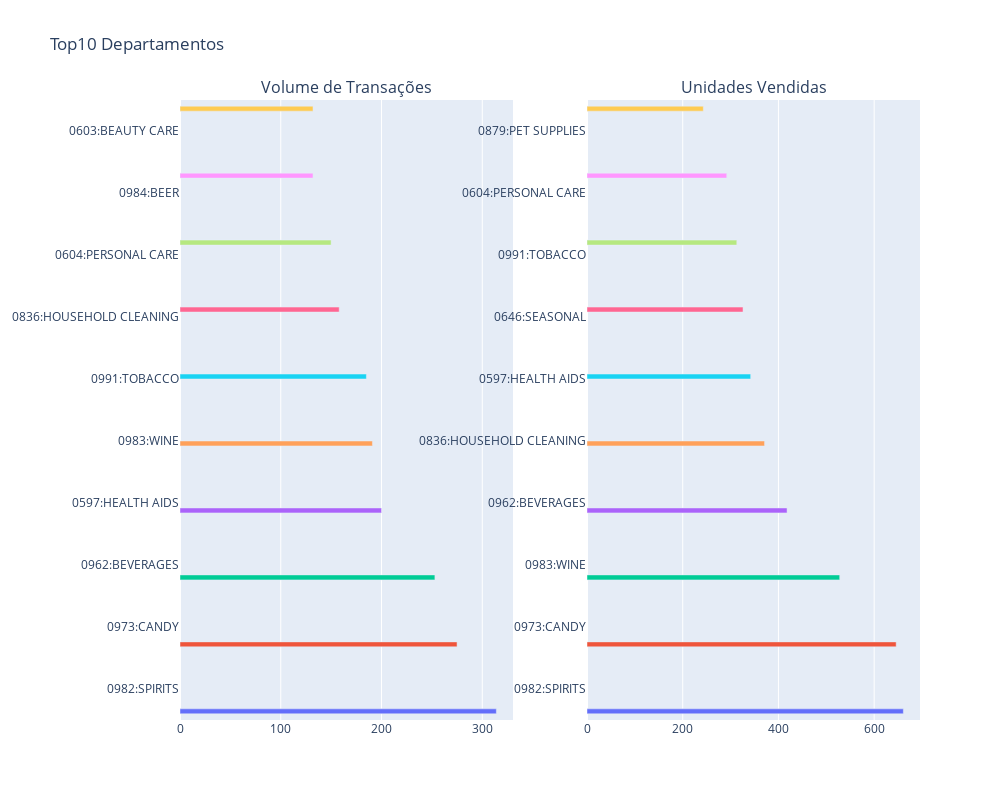

Notebook code for this chart:
### Code cell
# Unificar dois gráficos (Top10), para mostrar lado a lado

# Criar subplots
fig_pergunta_1 = make_subplots(rows=1, cols=2, subplot_titles=('Volume de Transações', 'Unidades Vendidas'))

# Adicionar os gráficos aos subplots
for trace in fig_volume_transacoes_top10['data']:
  fig_pergunta_1.add_trace(trace, row=1, col=1)

for trace in fig_unidades_vendidas_top10['data']:
  fig_pergunta_1.add_trace(trace, row=1, col=2)

# Atualizar layout
fig_pergunta_1.update_layout(height=800, width=1000, title_text='Top10 Departamentos', showlegend=False)

# Mostrar o gráfico
fig_pergunta_1.show()

### Figure 1 — Plotly figure (JSON) as saved in the notebook; plotly's stock layout.template omitted (floating-point values rounded to 4 significant figures)
{"data": [{"alignmentgroup": "True", "hovertemplate": "Departamento=%{y}<br>value=%{x}<extra></extra>", "legendgroup": "0982:SPIRITS", "marker": {"color": "#636efa", "pattern": {"shape": ""}}, "name": "0982:SPIRITS", "offsetgroup": "0982:SPIRITS", "orientation": "h", "showlegend": true, "textposition": "auto", "type": "bar", "x": [314], "xaxis": "x", "y": ["0982:SPIRITS"], "yaxis": "y"}, {"alignmentgroup": "True", "hovertemplate": "Departamento=%{y}<br>value=%{x}<extra></extra>", "legendgroup": "0973:CANDY", "marker": {"color": "#EF553B", "pattern": {"shape": ""}}, "name": "0973:CANDY", "offsetgroup": "0973:CANDY", "orientation": "h", "showlegend": true, "textposition": "auto", "type": "bar", "x": [275], "xaxis": "x", "y": ["0973:CANDY"], "yaxis": "y"}, {"alignmentgroup": "True", "hovertemplate": "Departamento=%{y}<br>value=%{x}<extra></extra>", "legendgroup": "0962:BEVERAGES", "marker": {"color": "#00cc96", "pattern": {"shape": ""}}, "name": "0962:BEVERAGES", "offsetgroup": "0962:BEVERAGES", "orientation": "h", "showlegend": true, "textposition": "auto", "type": "bar", "x": [253], "xaxis": "x", "y": ["0962:BEVERAGES"], "yaxis": "y"}, {"alignmentgroup": "True", "hovertemplate": "Departamento=%{y}<br>value=%{x}<extra></extra>", "legendgroup": "0597:HEALTH AIDS", "marker": {"color": "#ab63fa", "pattern": {"shape": ""}}, "name": "0597:HEALTH AIDS", "offsetgroup": "0597:HEALTH AIDS", "orientation": "h", "showlegend": true, "textposition": "auto", "type": "bar", "x": [200], "xaxis": "x", "y": ["0597:HEALTH AIDS"], "yaxis": "y"}, {"alignmentgroup": "True", "hovertemplate": "Departamento=%{y}<br>value=%{x}<extra></extra>", "legendgroup": "0983:WINE", "marker": {"color": "#FFA15A", "pattern": {"shape": ""}}, "name": "0983:WINE", "offsetgroup": "0983:WINE", "orientation": "h", "showlegend": true, "textposition": "auto", "type": "bar", "x": [191], "xaxis": "x", "y": ["0983:WINE"], "yaxis": "y"}, {"alignmentgroup": "True", "hovertemplate": "Departamento=%{y}<br>value=%{x}<extra></extra>", "legendgroup": "0991:TOBACCO", "marker": {"color": "#19d3f3", "pattern": {"shape": ""}}, "name": "0991:TOBACCO", "offsetgroup": "0991:TOBACCO", "orientation": "h", "showlegend": true, "textposition": "auto", "type": "bar", "x": [185], "xaxis": "x", "y": ["0991:TOBACCO"], "yaxis": "y"}, {"alignmentgroup": "True", "hovertemplate": "Departamento=%{y}<br>value=%{x}<extra></extra>", "legendgroup": "0836:HOUSEHOLD CLEANING", "marker": {"color": "#FF6692", "pattern": {"shape": ""}}, "name": "0836:HOUSEHOLD CLEANING", "offsetgroup": "0836:HOUSEHOLD CLEANING", "orientation": "h", "showlegend": true, "textposition": "auto", "type": "bar", "x": [158], "xaxis": "x", "y": ["0836:HOUSEHOLD CLEANING"], "yaxis": "y"}, {"alignmentgroup": "True", "hovertemplate": "Departamento=%{y}<br>value=%{x}<extra></extra>", "legendgroup": "0604:PERSONAL CARE", "marker": {"color": "#B6E880", "pattern": {"shape": ""}}, "name": "0604:PERSONAL CARE", "offsetgroup": "0604:PERSONAL CARE", "orientation": "h", "showlegend": true, "textposition": "auto", "type": "bar", "x": [150], "xaxis": "x", "y": ["0604:PERSONAL CARE"], "yaxis": "y"}, {"alignmentgroup": "True", "hovertemplate": "Departamento=%{y}<br>value=%{x}<extra></extra>", "legendgroup": "0984:BEER", "marker": {"color": "#FF97FF", "pattern": {"shape": ""}}, "name": "0984:BEER", "offsetgroup": "0984:BEER", "orientation": "h", "showlegend": true, "textposition": "auto", "type": "bar", "x": [132], "xaxis": "x", "y": ["0984:BEER"], "yaxis": "y"}, {"alignmentgroup": "True", "hovertemplate": "Departamento=%{y}<br>value=%{x}<extra></extra>", "legendgroup": "0603:BEAUTY CARE", "marker": {"color": "#FECB52", "pattern": {"shape": ""}}, "name": "0603:BEAUTY CARE", "offsetgroup": "0603:BEAUTY CARE", "orientation": "h", "showlegend": true, "textposition": "auto", "type": "bar", "x": [132], "xaxis": "x", "y": ["0603:BEAUTY CARE"], "yaxis": "y"}, {"alignmentgroup": "True", "hovertemplate": "Departamento=%{y}<br>value=%{x}<extra></extra>", "legendgroup": "0982:SPIRITS", "marker": {"color": "#636efa", "pattern": {"shape": ""}}, "name": "0982:SPIRITS", "offsetgroup": "0982:SPIRITS", "orientation": "h", "showlegend": true, "textposition": "auto", "type": "bar", "x": [661], "xaxis": "x2", "y": ["0982:SPIRITS"], "yaxis": "y2"}, {"alignmentgroup": "True", "hovertemplate": "Departamento=%{y}<br>value=%{x}<extra></extra>", "legendgroup": "0973:CANDY", "marker": {"color": "#EF553B", "pattern": {"shape": ""}}, "name": "0973:CANDY", "offsetgroup": "0973:CANDY", "orientation": "h", "showlegend": true, "textposition": "auto", "type": "bar", "x": [646], "xaxis": "x2", "y": ["0973:CANDY"], "yaxis": "y2"}, {"alignmentgroup": "True", "hovertemplate": "Departamento=%{y}<br>value=%{x}<extra></extra>", "legendgroup": "0983:WINE", "marker": {"color": "#00cc96", "pattern": {"shape": ""}}, "name": "0983:WINE", "offsetgroup": "0983:WINE", "orientation": "h", "showlegend": true, "textposition": "auto", "type": "bar", "x": [528], "xaxis": "x2", "y": ["0983:WINE"], "yaxis": "y2"}, {"alignmentgroup": "True", "hovertemplate": "Departamento=%{y}<br>value=%{x}<extra></extra>", "legendgroup": "0962:BEVERAGES", "marker": {"color": "#ab63fa", "pattern": {"shape": ""}}, "name": "0962:BEVERAGES", "offsetgroup": "0962:BEVERAGES", "orientation": "h", "showlegend": true, "textposition": "auto", "type": "bar", "x": [418], "xaxis": "x2", "y": ["0962:BEVERAGES"], "yaxis": "y2"}, {"alignmentgroup": "True", "hovertemplate": "Departamento=%{y}<br>value=%{x}<extra></extra>", "legendgroup": "0836:HOUSEHOLD CLEANING", "marker": {"color": "#FFA15A", "pattern": {"shape": ""}}, "name": "0836:HOUSEHOLD CLEANING", "offsetgroup": "0836:HOUSEHOLD CLEANING", "orientation": "h", "showlegend": true, "textposition": "auto", "type": "bar", "x": [371], "xaxis": "x2", "y": ["0836:HOUSEHOLD CLEANING"], "yaxis": "y2"}, {"alignmentgroup": "True", "hovertemplate": "Departamento=%{y}<br>value=%{x}<extra></extra>", "legendgroup": "0597:HEALTH AIDS", "marker": {"color": "#19d3f3", "pattern": {"shape": ""}}, "name": "0597:HEALTH AIDS", "offsetgroup": "0597:HEALTH AIDS", "orientation": "h", "showlegend": true, "textposition": "auto", "type": "bar", "x": [342], "xaxis": "x2", "y": ["0597:HEALTH AIDS"], "yaxis": "y2"}, {"alignmentgroup": "True", "hovertemplate": "Departamento=%{y}<br>value=%{x}<extra></extra>", "legendgroup": "0646:SEASONAL", "marker": {"color": "#FF6692", "pattern": {"shape": ""}}, "name": "0646:SEASONAL", "offsetgroup": "0646:SEASONAL", "orientation": "h", "showlegend": true, "textposition": "auto", "type": "bar", "x": [326], "xaxis": "x2", "y": ["0646:SEASONAL"], "yaxis": "y2"}, {"alignmentgroup": "True", "hovertemplate": "Departamento=%{y}<br>value=%{x}<extra></extra>", "legendgroup": "0991:TOBACCO", "marker": {"color": "#B6E880", "pattern": {"shape": ""}}, "name": "0991:TOBACCO", "offsetgroup": "0991:TOBACCO", "orientation": "h", "showlegend": true, "textposition": "auto", "type": "bar", "x": [313], "xaxis": "x2", "y": ["0991:TOBACCO"], "yaxis": "y2"}, {"alignmentgroup": "True", "hovertemplate": "Departamento=%{y}<br>value=%{x}<extra></extra>", "legendgroup": "0604:PERSONAL CARE", "marker": {"color": "#FF97FF", "pattern": {"shape": ""}}, "name": "0604:PERSONAL CARE", "offsetgroup": "0604:PERSONAL CARE", "orientation": "h", "showlegend": true, "textposition": "auto", "type": "bar", "x": [292], "xaxis": "x2", "y": ["0604:PERSONAL CARE"], "yaxis": "y2"}, {"alignmentgroup": "True", "hovertemplate": "Departamento=%{y}<br>value=%{x}<extra></extra>", "legendgroup": "0879:PET SUPPLIES", "marker": {"color": "#FECB52", "pattern": {"shape": ""}}, "name": "0879:PET SUPPLIES", "offsetgroup": "0879:PET SUPPLIES", "orientation": "h", "showlegend": true, "textposition": "auto", "type": "bar", "x": [243], "xaxis": "x2", "y": ["0879:PET SUPPLIES"], "yaxis": "y2"}], "layout": {"annotations": [{"font": {"size": 16}, "showarrow": false, "text": "Volume de Transações", "x": 0.225, "xanchor": "center", "xref": "paper", "y": 1, "yanchor": "bottom", "yref": "paper"}, {"font": {"size": 16}, "showarrow": false, "text": "Unidades Vendidas", "x": 0.775, "xanchor": "center", "xref": "paper", "y": 1, "yanchor": "bottom", "yref": "paper"}], "height": 800, "showlegend": false, "title": {"text": "Top10 Departamentos"}, "width": 1000, "xaxis": {"anchor": "y", "domain": [0, 0.45]}, "xaxis2": {"anchor": "y2", "domain": [0.55, 1]}, "yaxis": {"anchor": "x", "domain": [0, 1]}, "yaxis2": {"anchor": "x2", "domain": [0, 1]}}}
